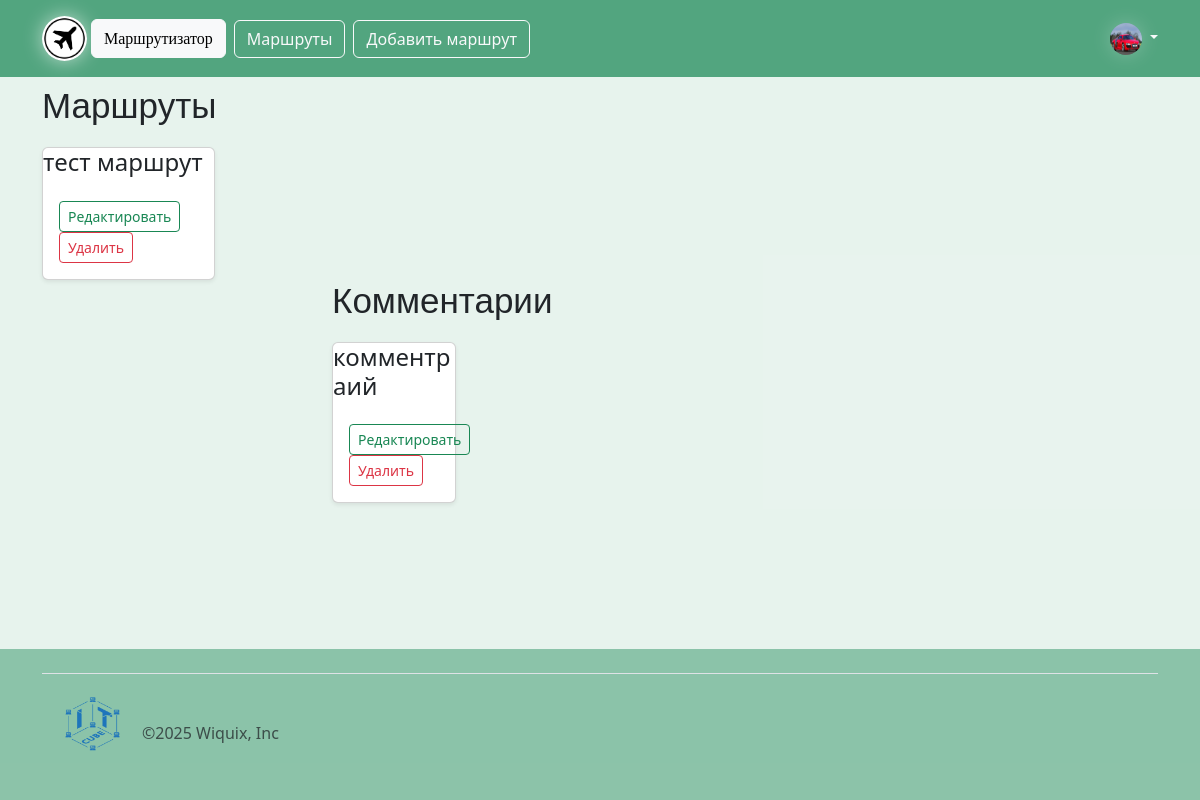
The page /moderation (signed in) on the database its author committed.
### instance/DataBase.py (models this page shows)
class Users(db.Model, UserMixin):
    id = db.Column(db.Integer, primary_key=True)
    email = db.Column(db.String, unique=True)
    username = db.Column(db.String, unique=True)
    password = db.Column(db.String, nullable=False)
    ava = db.Column(db.String, nullable=False)
    admin = db.Column(db.Integer)
    verified = db.Column(db.Integer)

class Routes(db.Model, UserMixin):
    id = db.Column(db.Integer, primary_key=True)
    title = db.Column(db.String)
    description = db.Column(db.String)
    user_id = db.Column(db.Integer)
    rating = db.Column(db.String)
    status = db.Column(db.Integer)
    count_marks = db.Column(db.Integer, default=0)
    photos_id = db.Column(db.String)
    route_coords = db.Column(db.String)
    check_admin = db.Column(db.Integer)
    points_id = db.Column(db.String)
    mode = db.Column(db.String)

class Comments(db.Model, UserMixin):
    id = db.Column(db.Integer, primary_key=True)
    user_id = db.Column(db.Integer)
    route_id = db.Column(db.Integer)
    text = db.Column(db.String)
    check_admin = db.Column(db.Integer)

### main.py (the view)
@app.route('/moderation')
@limiter.limit("5 per 20 seconds")
def moderation():
    routes = Routes.query.filter(Routes.check_admin == 0).all()
    comments = Comments.query.filter(Comments.check_admin == 0).all()
    return render_template("moderation.html", routes=routes, comments=comments)

### main.py (called while the page is built)
@manager.user_loader
def load_user(user_id):
    return Users.query.get(user_id)

### templates/moderation.html (shortened to what this page needs)
{% extends 'base.html' %}
{% block main %}
  <h2>Маршруты</h2>
  {% if routes|length > 0 %}
  <div class="row row-cols-1 row-cols-sm-6 row-cols-md-6 g-3">
      {% for i in range(routes|length) %}
        <div class="col">
          <div class="card shadow-sm">
            <div><h4>{{ routes[i].title }}</h4></div>
            <div class="card-body">
              <div class="d-flex justify-content-between align-items-center">
                <div>
                  <a href="/edit_route/{{ routes[i].id }}"><button type="button" class="btn btn-sm btn-outline-success">Редактировать</button></a>
                  <a href="/delete_route/{{ routes[i].id }}"><button type="button" class="btn btn-sm btn-outline-danger">Удалить</button></a>
                </div>
              </div>
            </div>
          </div>
        </div>
      {% endfor %}
    {% else %}
            <p>Пока нет маршрутов для проверки</p>
            {% endif %}
      </div>
  <div style="margin-left:290px">
  <h2 >Комментарии</h2>
    {% if comments|length > 0 %}
    <div class="row row-cols-1 row-cols-sm-6 row-cols-md-6 g-3">
        {% for i in range(comments|length) %}
          <div class="col">
            <div class="card shadow-sm">
              <div><h4>{{ comments[i].text }}</h4></div>
              <div class="card-body">
                <div class="d-flex justify-content-between align-items-center">
                  <div>
                    <a href="/edit_comment/{{ comments[i].id }}"><button type="button" class="btn btn-sm btn-outline-success">Редактировать</button></a>
                    <a href="/delete_comment/{{ comments[i].id }}"><button type="button" class="btn btn-sm btn-outline-danger">Удалить</button></a>
                  </div>
                </div>
              </div>
            </div>
          </div>
        {% endfor %}
      {% else %}
              <p>Пока нет комментариев для проверки</p>
              {% endif %}
        </div>
    </div>
{% endblock %}

### templates/base.html (shortened to what this page needs)
<!doctype html>
<html lang="ru">
  <head>
    <link href="https://cdn.jsdelivr.net/npm/bootstrap@5.3.0-alpha1/dist/css/bootstrap.min.css" rel="stylesheet">
    <link href="https://getbootstrap.com/docs/5.3/assets/css/docs.css" rel="stylesheet">
  </head>
  <body class="d-flex flex-column min-vh-100">
  <header class="p-3 text-bg-success bg-opacity-75">
    <div class="container">
      <div class="d-flex flex-wrap align-items-center justify-content-center justify-content-lg-start">
        <a href="/"><img src="/static/ico/main.ico" width="45" height="45" class="rounded-circle md" style="box-shadow:0px 0px 19px rgb(255 255 255 / 60%)"></a>
        <a href="/" class="btn btn-light mx-1"><font face="Franklin Gothic Medium" class="main-name">Маршрутизатор</font></a>
        <ul class="nav col-12 col-lg-auto me-lg-auto mb-2 justify-content-center mb-md-0">
          <li><a href="/all_routes/def" class="btn btn-outline-light mx-1">Маршруты</a></li>
          {% if current_user.is_authenticated %}
          <li><a href="/add_route" class="btn btn-outline-light mx-1">Добавить маршрут</a></li>
          {% endif %}
        </ul>
        {% if current_user.is_authenticated %}
          <div class="dropdown text-end">
            <a href="#" class="d-block link-light text-decoration-none dropdown-toggle" data-bs-toggle="dropdown" aria-expanded="false">
              <img src="/static/img/{{ current_user.ava }}" alt="ава" width="32" height="32" class="rounded-circle" style="box-shadow:0px 0px 19px rgb(255 255 255 / 25%)">
            </a>
          </div>
        {% else %}
          <div class="btn-group">
            <a href="/sign-up" class="btn text-white" style="background-color: #00BC00">Зарегистрироваться</a>
            <a href="/login" class="btn btn btn-light text-primary" style="border: 1px solid #FFFFFF">Войти</a>
          </div>
        {% endif %}
      </div>
    </div>
  </header>
<main class="flex-grow-1 bg-success p-2 text-dark bg-opacity-10">
    <div class="container">
        {% block main %}{% endblock %}
    </div>
</main>
<div class="bg-success bg-opacity-50 w-100 p-0">
  <div class="container">
    <footer class="d-flex flex-wrap justify-content-between align-items-center py-3 my-4 border-top">
      <div class="col-md-4 d-flex align-items-center">
        <img src="/static/ico/it-cube.png" height="70px" width="100px">
        <span class="mb-3 mt-3 mb-md-0 text-muted"> ©2025 Wiquix, Inc </span>
      </div>
    </footer>
  </div>
</div>
  </body>
</html>

### templates/moderation.html (style rules this page uses)
h2 { font-size: 35px; font-family: 'Arial Narrow Bold', sans-serif; margin-bottom: 20px; }

### rows shown on the page
Users: ava (picture)
Routes: title "тест маршрут"
Comments: text "комментраий"
